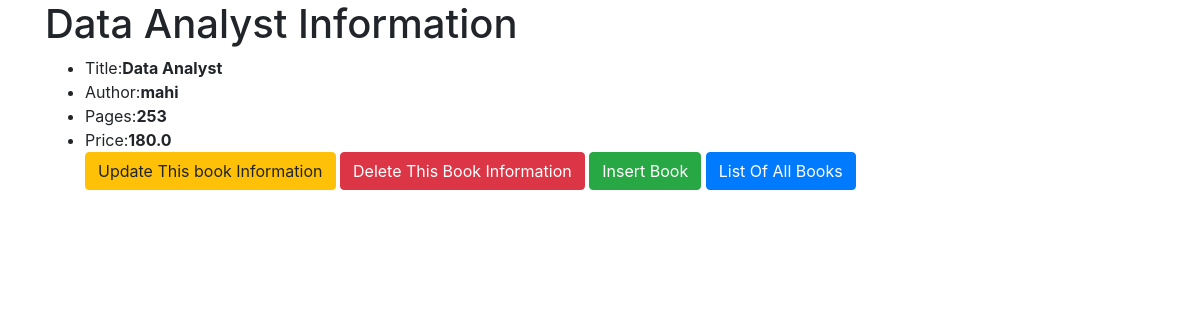
The app's page /8/ with its own data.
### testapp/models.py (models this page shows, shortened)
class Book(models.Model):
    title=models.CharField(max_length=30)
    author=models.CharField(max_length=30)
    pages=models.IntegerField()
    price=models.FloatField()

### testapp/views.py (the view)
# urls.py: path('<int:pk>/',views.BookDetailView.as_view(),name='detail'),
class BookDetailView(DetailView):
    model=Book

### templates/testapp/book_detail.html (shortened to what this page needs)
<!DOCTYPE html>
<html lang="en">
<head>
    <link rel="stylesheet" href="https://cdn.jsdelivr.net/npm/bootstrap@4.6.2/dist/css/bootstrap.min.css">
</head>
<body>
<div class="container">
<h1>{{book.title}} Information</h1>
<ul>
    <li>Title:<strong>{{book.title}}</strong></li>
    <li>Author:<strong>{{book.author}}</strong></li>
    <li>Pages:<strong>{{book.pages}}</strong></li>
    <li>Price:<strong>{{book.price}}</strong></li>
    <a class="btn btn-warning" href="/update/{{book.id}}">Update This book Information</a>
        <a class="btn btn-danger" href="/delete/{{book.id}}">Delete This Book Information</a>
        <a class="btn btn-success" href="/">Insert Book</a>
        <a class="btn btn-primary" href="/list2">List Of All Books</a>
</ul>
</div>
</body>
</html>

### records on screen
Book: title "Data Analyst", author "mahi", pages "253", price "180.0"
